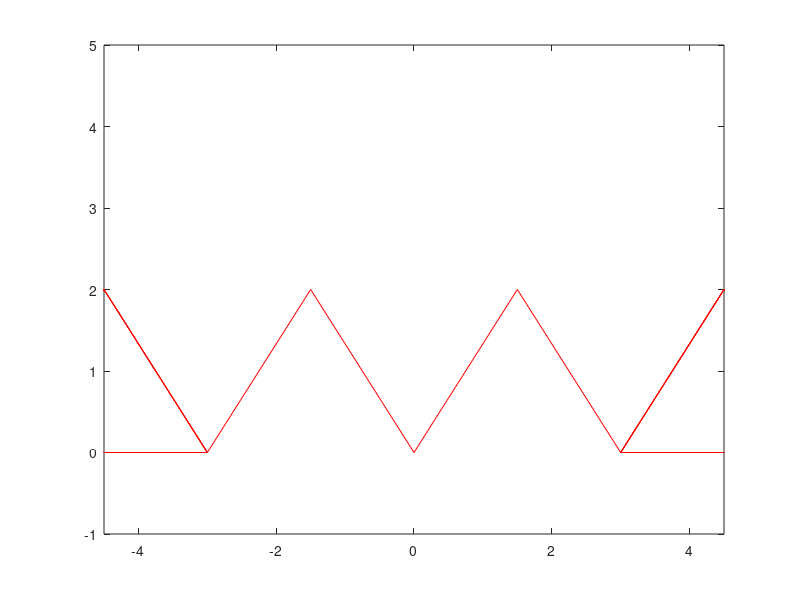

Source code (MATLAB): (Note: this script raises an error after producing the figure.)
%Onda triangular
x=[0,1.5,3];
X=x;
for i=1:3
X=cat(2,X,x+3);
end
X;
y=[0,2,0];
Y=repmat(y,1,4);
plot(X,Y,'r-');
axis([-4.5 4.5 -1 5]);
hold on;
X=-X;
plot(X,Y,'r-');
drawAxes(2, 'k');
